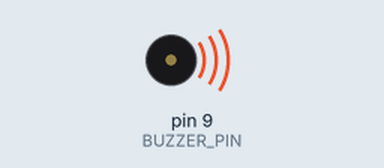
This sketch was run on a simulated Arduino Uno, built with avr-gcc and run on an emulated ATmega328P. Parts: buzzer (waves = sounding).

Above: at 0.2 s.
At 11.27 s:
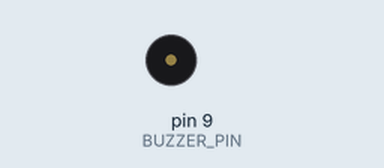
Timing chart, 0 to 13.3 s (numbered marks = the images above):
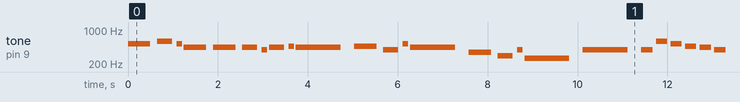

The sketch:

toreador.ino
```cpp
// (licence header left out)
#include "pitches.h"

#define BUZZER_PIN 9

int melody[] = {
  NOTE_C5, NOTE_D5, NOTE_C5, NOTE_A4, NOTE_A4,
  NOTE_A4, NOTE_G4, NOTE_A4, NOTE_AS4, NOTE_A4,

  NOTE_AS4, NOTE_G4, NOTE_C5, NOTE_A4,
  NOTE_F4, NOTE_D4, NOTE_G4, NOTE_C4,

  NOTE_G4,
  NOTE_G4, NOTE_D5, NOTE_C5, NOTE_AS4,
  NOTE_A4, NOTE_G4, NOTE_A4, NOTE_AS4,
  NOTE_A4,

  NOTE_E4, NOTE_A4, NOTE_A4,
  NOTE_GS4, NOTE_B4, NOTE_E5,
  REST
};

int durations[] = {
  2, 3, 8, 2, 2,
  3, 8, 3, 8, 1,

  2, 3, 8, 1,
  2, 3, 8, 1,

  1,
  4, 4, 4, 4,
  4, 4, 4, 4,
  1,

  2, 2, 2,
  3, 8, 1,
  1
};

void setup()
{
  pinMode(BUZZER_PIN, OUTPUT);
}

void loop()
{
  int size = sizeof(durations) / sizeof(int);

  for (int note = 0; note < size; note++) {
    //to calculate the note duration, take one second divided by the note type.
    //e.g. quarter note = 1000 / 4, eighth note = 1000/8, etc.
    int duration = 1000 / durations[note];
    tone(BUZZER_PIN, melody[note], duration);

    //to distinguish the notes, set a minimum time between them.
    //the note's duration + 30% seems to work well:
    int pauseBetweenNotes = duration * 1.30;
    delay(pauseBetweenNotes);

    //stop the tone playing:
    noTone(BUZZER_PIN);
  }
}
```

Measured:
- by itself, tone on pin 9 (BUZZER_PIN): plays 523 Hz for 0.50 s, 587 Hz for 0.33 s, 523 Hz for 0.13 s, 440 Hz for 0.50 s, 440 Hz for 0.50 s, 440 Hz for 0.33 s … (218 notes in this stretch)
